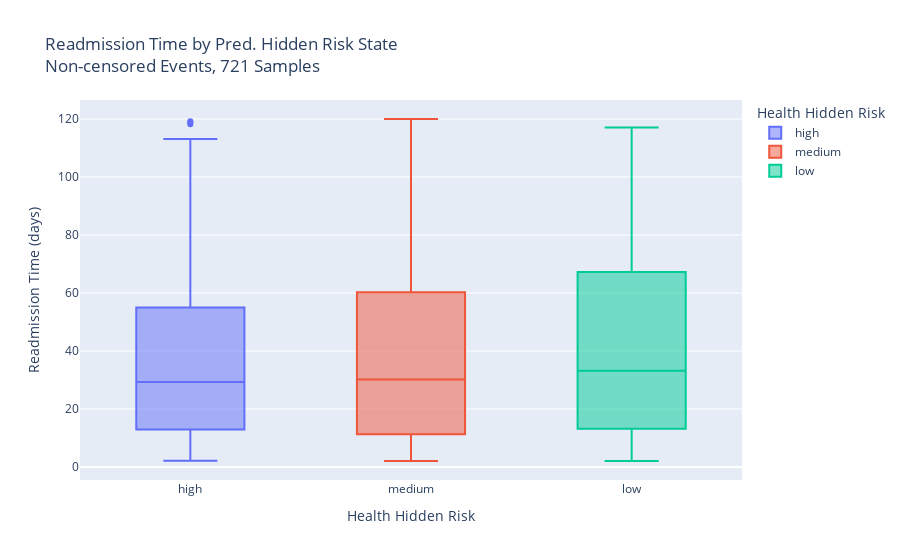

The notebook cell saved with this chart:
### Code cell
import plotly.express as px

px.box(last_readmissions_with_hmm_features_df,
        x='HEALTH_HIDDEN_RISK', y='EVENT_DURATION',
        color='HEALTH_HIDDEN_RISK',
        category_orders={'HEALTH_HIDDEN_RISK': hidden_states_ordered},
        title=f"Readmission Time by Pred. Hidden Risk State<br>Non-censored Events, {len(last_readmissions_with_hmm_features_df)} Samples",
        labels={'HEALTH_HIDDEN_RISK': 'Health Hidden Risk', 'EVENT_DURATION': 'Readmission Time (days)'},)

### Figure 1 — Plotly figure (JSON) as saved in the notebook; plotly's stock layout.template omitted (floating-point values rounded to 4 significant figures; data arrays with more than 128 entries replaced by an {"elided": "..."} marker saying what was removed)
{"data": [{"alignmentgroup": "True", "hovertemplate": "Health Hidden Risk=%{x}<br>Readmission Time (days)=%{y}<extra></extra>", "legendgroup": "high", "marker": {"color": "#636efa"}, "name": "high", "notched": false, "offsetgroup": "high", "orientation": "v", "showlegend": true, "type": "box", "x": {"elided": "245 str values"}, "x0": " ", "xaxis": "x", "y": {"elided": "245 float values"}, "y0": " ", "yaxis": "y"}, {"alignmentgroup": "True", "hovertemplate": "Health Hidden Risk=%{x}<br>Readmission Time (days)=%{y}<extra></extra>", "legendgroup": "medium", "marker": {"color": "#EF553B"}, "name": "medium", "notched": false, "offsetgroup": "medium", "orientation": "v", "showlegend": true, "type": "box", "x": {"elided": "351 str values"}, "x0": " ", "xaxis": "x", "y": {"elided": "351 float values"}, "y0": " ", "yaxis": "y"}, {"alignmentgroup": "True", "hovertemplate": "Health Hidden Risk=%{x}<br>Readmission Time (days)=%{y}<extra></extra>", "legendgroup": "low", "marker": {"color": "#00cc96"}, "name": "low", "notched": false, "offsetgroup": "low", "orientation": "v", "showlegend": true, "type": "box", "x": ["low", "low", "low", "low", "low", "low", "low", "low", "low", "low", "low", "low", "low", "low", "low", "low", "low", "low", "low", "low", "low", "low", "low", "low", "low", "low", "low", "low", "low", "low", "low", "low", "low", "low", "low", "low", "low", "low", "low", "low", "low", "low", "low", "low", "low", "low", "low", "low", "low", "low", "low", "low", "low", "low", "low", "low", "low", "low", "low", "low", "low", "low", "low", "low", "low", "low", "low", "low", "low", "low", "low", "low", "low", "low", "low", "low", "low", "low", "low", "low", "low", "low", "low", "low", "low", "low", "low", "low", "low", "low", "low", "low", "low", "low", "low", "low", "low", "low", "low", "low", "low", "low", "low", "low", "low", "low", "low", "low", "low", "low", "low", "low", "low", "low", "low", "low", "low", "low", "low", "low", "low", "low", "low", "low", "low"], "x0": " ", "xaxis": "x", "y": [68.85, 42.91, 52.95, 117.1, 18.96, 46.32, 117.0, 32.64, 76.31, 4.619, 17.09, 10.26, 69.2, 16.12, 7.676, 69.87, 4.853, 2.167, 61.4, 107.0, 99.05, 57.94, 7.777, 78.24, 59.2, 31.37, 64.37, 39.52, 9.963, 3.14, 14.72, 15.93, 44.77, 71.82, 98.2, 100.5, 56.18, 79.95, 61.22, 115.1, 5.778, 31.29, 10.84, 72.95, 89.31, 4.14, 52.12, 49.01, 7.887, 24.05, 29.94, 27.26, 115.2, 101.2, 2.419, 5.605, 79.44, 20.96, 3.43, 63.27, 61.01, 45.61, 2.884, 36.84, 21.2, 13.42, 59.81, 42.24, 71.11, 68.33, 92.61, 94.44, 4.256, 83.8, 7.228, 7.454, 97.86, 8.592, 62.3, 13.23, 61.39, 30.17, 49.58, 89.03, 98.38, 45.51, 21.36, 66.59, 33.17, 8.775, 10.83, 19.53, 22.47, 57.1, 54.01, 22.13, 14.13, 63.86, 19.12, 11.1, 89.16, 66.83, 2.747, 3.441, 20.25, 10.76, 6.09, 8.071, 102.1, 46.64, 2.076, 34.17, 14.26, 33.76, 4.056, 22.24, 14.29, 27.12, 15.79, 15.9, 13.24, 22.4, 101.8, 24.7, 85.09], "y0": " ", "yaxis": "y"}], "layout": {"boxmode": "overlay", "legend": {"title": {"text": "Health Hidden Risk"}, "tracegroupgap": 0}, "title": {"text": "Readmission Time by Pred. Hidden Risk State<br>Non-censored Events, 721 Samples"}, "xaxis": {"anchor": "y", "categoryarray": ["high", "medium", "low"], "categoryorder": "array", "domain": [0, 1], "title": {"text": "Health Hidden Risk"}}, "yaxis": {"anchor": "x", "domain": [0, 1], "title": {"text": "Readmission Time (days)"}}}}
